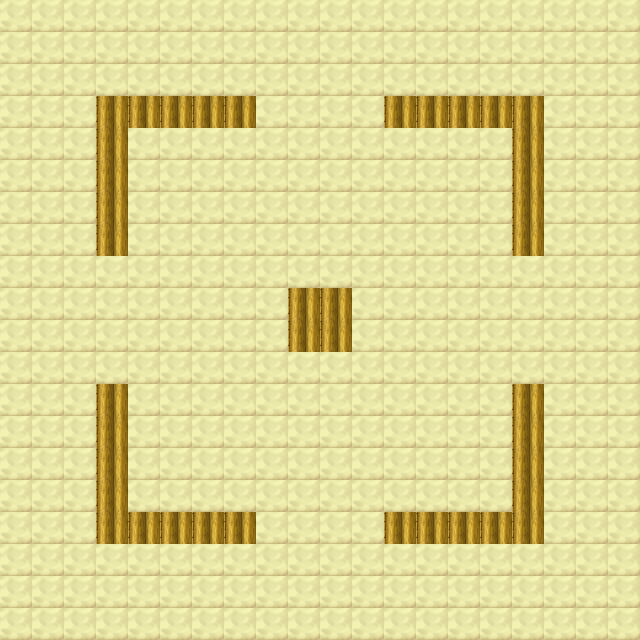

A level layout from a 2D game, rendered from its tile map. Below: a short description, then the map file with its tile-grid data intact:
An orthogonal 20x20 tile map with 32x32 px tiles, 1 tile layer (Tile Layer 1).

<map version="1.5" tiledversion="1.5.0" orientation="orthogonal" renderorder="right-down" width="20" height="20" tilewidth="32" tileheight="32" infinite="0" nextlayerid="2" nextobjectid="1">
 <tileset firstgid="1" source="Map2.tsx" />
 <layer id="1" name="Tile Layer 1" width="20" height="20">
  <data encoding="csv">
274,274,274,274,274,274,274,274,274,274,274,274,274,274,274,274,274,274,274,274,
274,274,274,274,274,274,274,274,274,274,274,274,274,274,274,274,274,274,274,274,
274,274,274,274,274,274,274,274,274,274,274,274,274,274,274,274,274,274,274,274,
274,274,274,899,899,899,899,899,274,274,274,274,899,899,899,899,899,274,274,274,
274,274,274,899,274,274,274,274,274,274,274,274,274,274,274,274,899,274,274,274,
274,274,274,899,274,274,274,274,274,274,274,274,274,274,274,274,899,274,274,274,
274,274,274,899,274,274,274,274,274,274,274,274,274,274,274,274,899,274,274,274,
274,274,274,899,274,274,274,274,274,274,274,274,274,274,274,274,899,274,274,274,
274,274,274,274,274,274,274,274,274,274,274,274,274,274,274,274,274,274,274,274,
274,274,274,274,274,274,274,274,274,899,899,274,274,274,274,274,274,274,274,274,
274,274,274,274,274,274,274,274,274,899,899,274,274,274,274,274,274,274,274,274,
274,274,274,274,274,274,274,274,274,274,274,274,274,274,274,274,274,274,274,274,
274,274,274,899,274,274,274,274,274,274,274,274,274,274,274,274,899,274,274,274,
274,274,274,899,274,274,274,274,274,274,274,274,274,274,274,274,899,274,274,274,
274,274,274,899,274,274,274,274,274,274,274,274,274,274,274,274,899,274,274,274,
274,274,274,899,274,274,274,274,274,274,274,274,274,274,274,274,899,274,274,274,
274,274,274,899,899,899,899,899,274,274,274,274,899,899,899,899,899,274,274,274,
274,274,274,274,274,274,274,274,274,274,274,274,274,274,274,274,274,274,274,274,
274,274,274,274,274,274,274,274,274,274,274,274,274,274,274,274,274,274,274,274,
274,274,274,274,274,274,274,274,274,274,274,274,274,274,274,274,274,274,274,274
</data>
 </layer>
</map>
